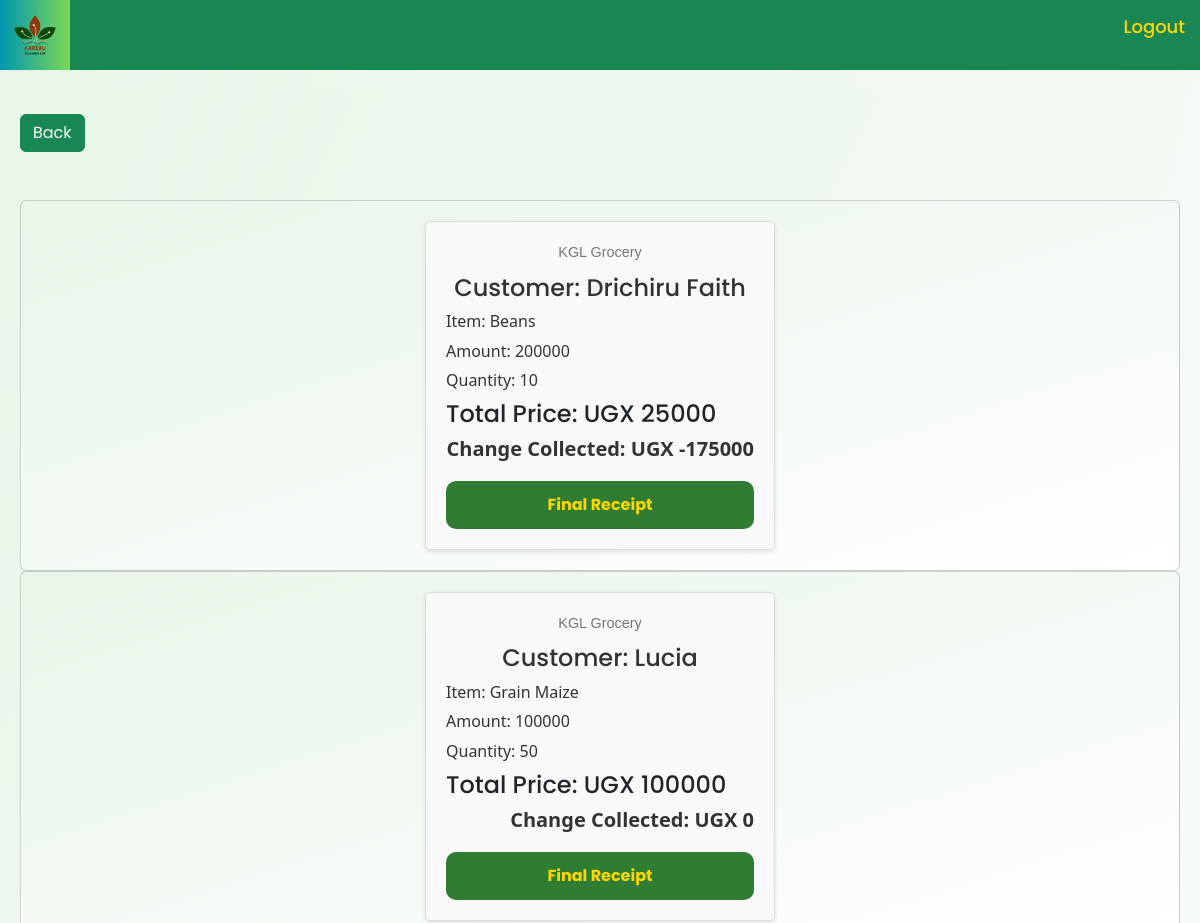
Page /receipt/ (signed in, upper part) on the earlier database version.
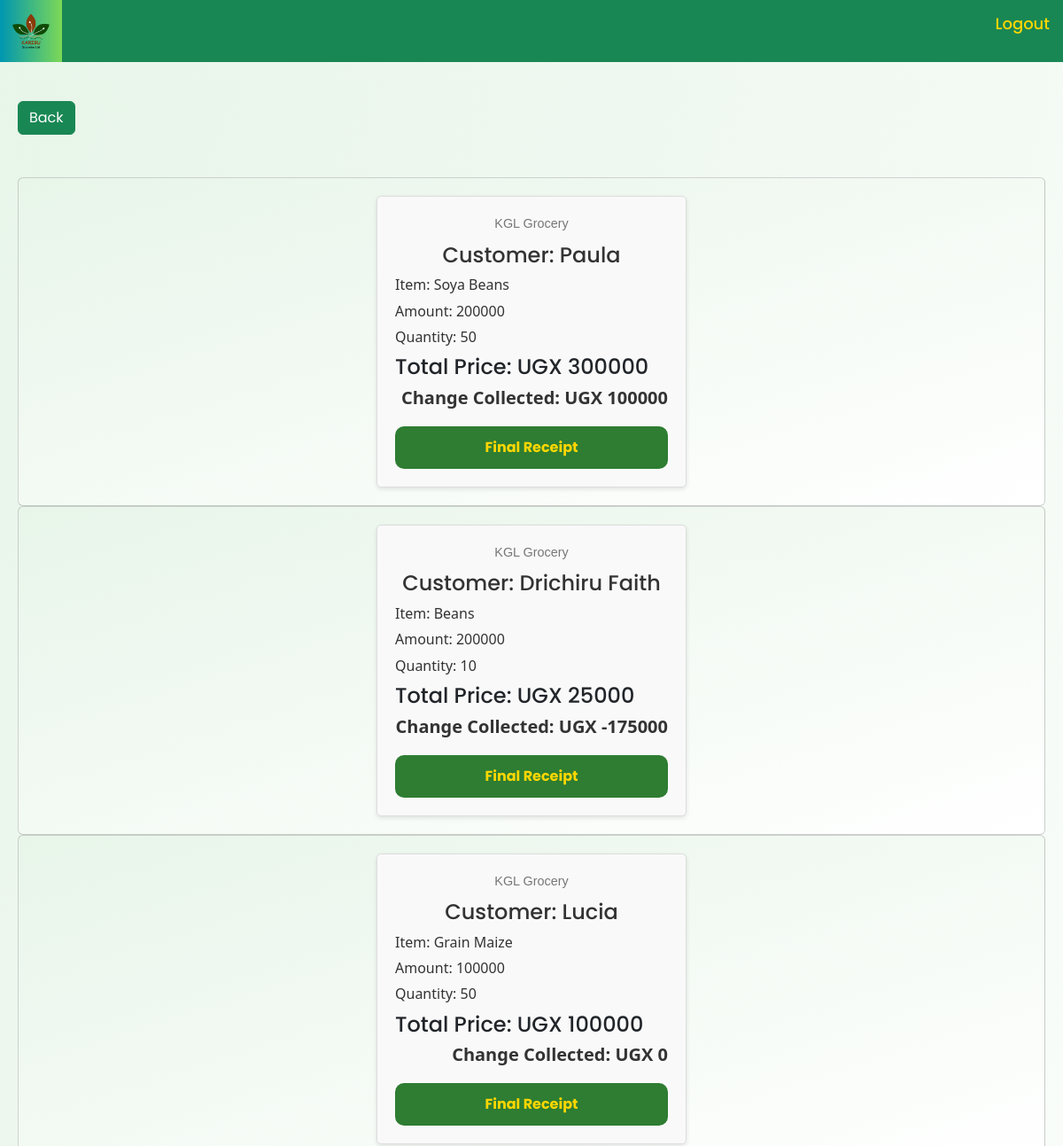
Same page on the later database version.
### homeapp/models.py (models this page shows, shortened)
class Sale(models.Model):
    Name_of_produce = models.ForeignKey(Stock, blank=True, null=True, on_delete=models.CASCADE)
    item_name = models.CharField(blank=True, null=True)
    Tonnage_in_kgs = models.IntegerField(blank=False)
    Amount_paid = models.IntegerField(default=0,blank=False)
    Branch = models.ForeignKey(Branch, blank=True, null=True, on_delete=models.CASCADE)
    Sales_agent_name = models.CharField(blank=False)
    Date_time = models.DateTimeField(auto_now_add=True)
    Name_of_buyer = models.CharField(blank=True)
    method_of_payment = models.CharField(choices=[("Cash", "Cash"), ("Credit", "Credit")],blank=True, null=True)
    def get_amount_paid(self):
        amount_paid = self.Tonnage_in_kgs * self.Name_of_produce.Unit_price
        return int(amount_paid)
    def get_change(self):
        change = self.get_amount_paid() - self.Amount_paid
        return (int(change))

class Stock(models.Model):
    Name_of_produce = models.CharField(max_length=100, null=True)
    Produce_type = models.CharField(choices=[("Internal","Internal"), ("External","External")] ,blank=True, null=True)
    Date = models.DateField(auto_now_add=True)
    Tonnage_in_kgs = models.IntegerField(blank=False, default=0)
    total_quantity = models.IntegerField(default=0,blank=True, null=True)
    Cost = models.IntegerField(blank=False, default=0)
    Unit_price = models.IntegerField(blank=True, null=True)
    Dealer_name = models.CharField(blank=False, default=0)
    Branch = models.ForeignKey(Branch,blank=True, null=True, on_delete=models.CASCADE)
    Contact = models.IntegerField(default=0, blank=False)
    received_quantity = models.IntegerField(default=0,blank=True,null=True)
    def __str__(self):
        return self.Name_of_produce

### homeapp/views.py (the view)
# urls.py: path('receipt/',views.receipt, name='receipt'),
@login_required
def receipt(request):
    if request.user.is_manager or request.user.is_manager_2:
        branch_name = 'Maganjo' if request.user.is_manager else 'Matugga'
        branch = Branch.objects.get(branch_name=branch_name)
        sales = Sale.objects.filter(Branch=branch).order_by('-id')
    elif request.user.is_salesagent or request.user.is_salesagent_2:
        branch_name = 'Maganjo' if request.user.is_salesagent else 'Matugga'
        branch = Branch.objects.get(branch_name=branch_name)
        sales = Sale.objects.filter(Branch=branch).order_by('-id')
    else:
        sales = Sale.objects.all().order_by('-id')
    return render(request, 'homeapp/receipt.html', {'sales': sales})

### homeapp/templates/homeapp/receipt.html (shortened to what this page needs)
{% extends 'homeapp/base.html' %}
{% load static %}
{% block content %}
<main style=" background: linear-gradient(to bottom right, #e8f5e9, #ffffff); margin: 20px;">
    <link rel="stylesheet" href="{% static 'receipt.css' %}">
    <br>
    <div>
        {% if user.is_manager or user.is_manager_2 %}
        <a href="{% url 'manager' %}"><button class="btn btn-success">Back</button></a>
        {% endif %}
    </div>
<br><br>
    {% for sale in sales %}
        <div class="card" style=" background: linear-gradient(to bottom right, #e8f5e9, #ffffff);">
            <div class="card-body">
                <h3>
                    Customer: {{ sale.Name_of_buyer }}
                </h3>
                <h6>Item: {{ sale.Name_of_produce }}</h6>
                <h6>Amount: {{ sale.Amount_paid }}</h6>
                <h6>Quantity: {{ sale.Tonnage_in_kgs }}</h6>
                <h4>Total Price: UGX {{ sale.get_amount_paid }}</h4>
                <div style="flex: 1">
                    <h5 class="card-text">
                        Change Collected: UGX {{ sale.get_change }}
                    </h5>
                    <a href="{% url 'receipt_detail' sale.id %}"><button type="submit"  class="btn btn-danger" style="color: gold;">Final Receipt</button></a>
                </div>
            </div>
        </div>
    {% endfor %}
</main>
{% endblock %}

Differences in the rows shown:
added Sale: Name_of_buyer "Paula", Name_of_produce "Soya Beans", Amount_paid "200000", Tonnage_in_kgs "50", get_amount_paid "300000", get_change "100000"
